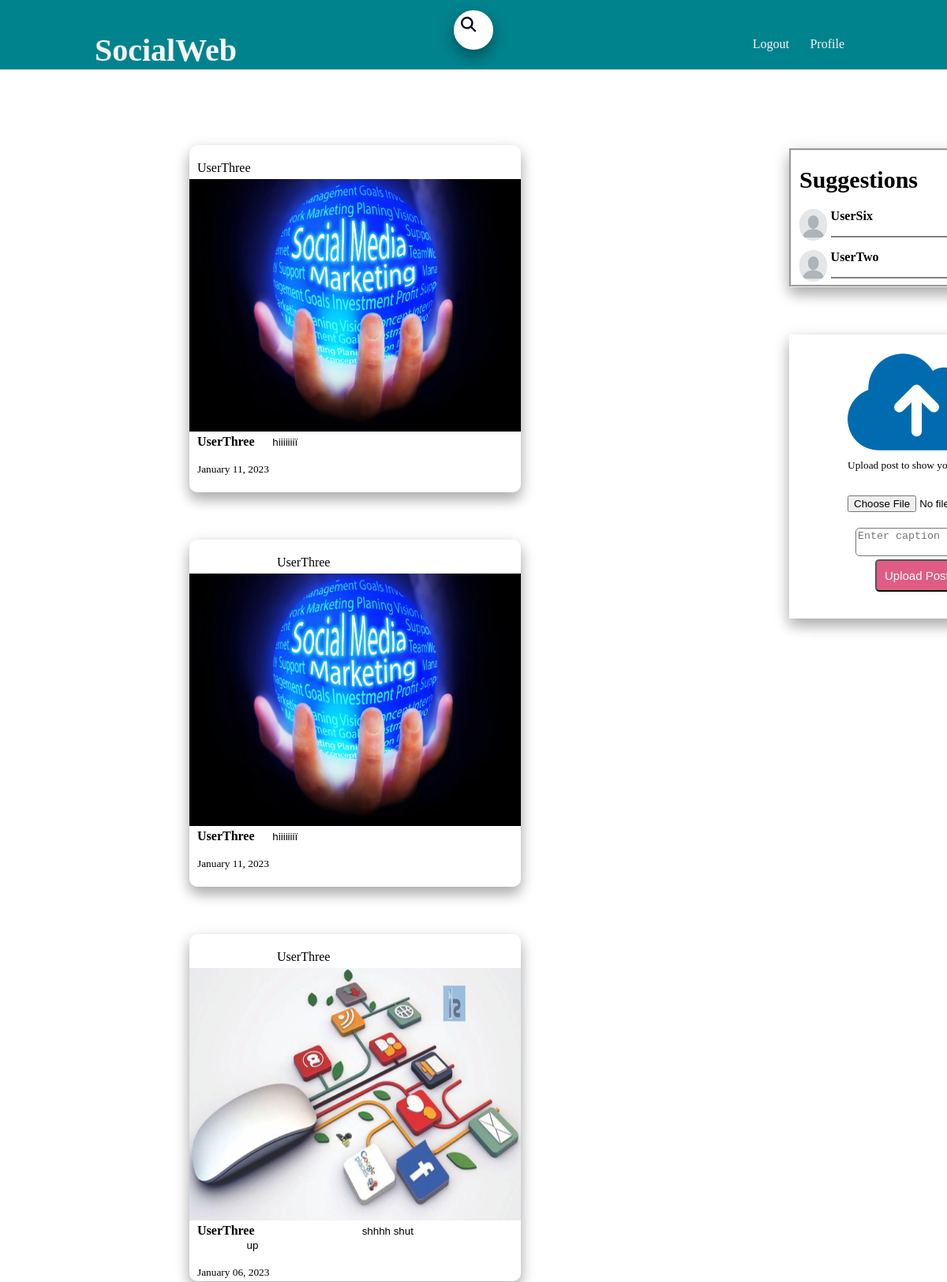
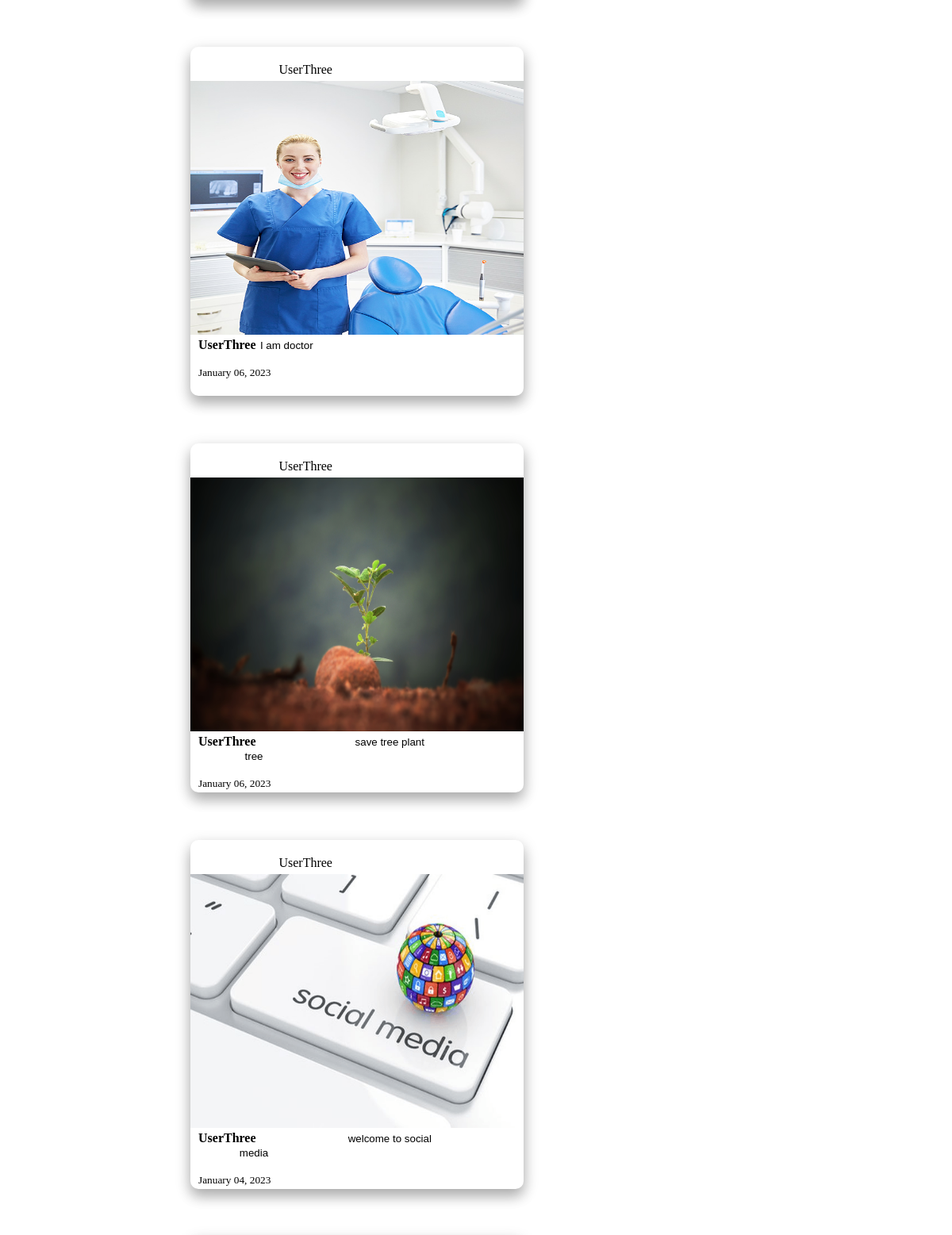
/blog_home (signed in, upper part), run on the app's committed database (2 pictures, top to bottom).
### social/models.py (models this page shows, shortened)
class Profile(models.Model):
	author = models.OneToOneField(User, related_name ='profile', on_delete=models.CASCADE)
	bio = models.TextField(default='')
	image = models.ImageField(default='default.jpg', upload_to = 'profile_pics')

class Post(models.Model):
	image = models.ImageField(default='default.jpg', upload_to = 'post_pics')
	caption = models.TextField(default='')
	date_posted = models.DateTimeField(default=timezone.now)
	total_like = models.IntegerField(default=0)
	author = models.ForeignKey(User, on_delete = models.CASCADE)

### social/views.py (the view)
# urls.py: path('blog_home', views.index, name='blog-home'),
def index(request):
    user_object = User.objects.get(username=request.user.username)
    user_profile = Profile.objects.get(author=user_object)
    user_following_list = []
    feed = []
    user_following = FollowersCount.objects.filter(follower=request.user.username)
    for users in user_following:
        user_following_list.append(users.user)
    for usernames in user_following_list:
        post_feed = Post.objects.filter(author__username=usernames).order_by('-date_posted')
        feed.append(post_feed)
    post_feed = list(chain(*feed))
    user_post_count = len(post_feed)
    all_users = User.objects.all()
    user_suggestion_list = [x for x in list(all_users) if (x not in list(user_following))]
    user_profile_list = []
    request_user = Profile.objects.get(author__username=request.user.username)
    for users in user_suggestion_list:
    	user_profile_list.append(Profile.objects.get(author__username=users))
    user_final_list = [x for x in list(user_profile_list) if x != request_user]
    random.shuffle(user_final_list)
    return render(request, 'home.html', {'user_profile': user_profile, 'posts':post_feed , 'user_profile_list':user_final_list[:2], 'user_post_count':user_post_count})

### social/templates/home.html (shortened to what this page needs)
{% extends "base.html" %}
{% block content %}
    <section>
        {% if user_post_count == 0 %}
            <img class = "no-post" src="media/no_post.jpg"/>
            <ul>
                <li style="margin-left: 80px;"><b>.</b>  Follow others to see posts</li>
                <li style="margin-left: 80px;"><b>.</b>  People you follow may not have any posts</li>
            </ul>
        {% else %}
        {% for post in posts %}
        <div class="posts">
            <a class="po" href="{% url 'profile' post.author.username %}">{{post.author}}</a>
            <br />
            <img class = "post-img1" src="{{post.image.url}}"/>
            <br />
            <strong class="username">{{post.author}}</strong><small class="caption">{{post.caption}}</small>
            <br />
            <br />
            <small class="date">{{post.date_posted|date:"F d, Y"}}</small>
        </div>
        {% endfor %}
        {% endif %}
    </section>
{% endblock content %}

### social/templates/base.html (shortened to what this page needs)
{% load static %}
{% load crispy_forms_tags %}
<!DOCTYPE html>
<html lang = 'en'>
<head>
	<link rel="stylesheet" type="text/css" href="{% static 'main.css' %}">
</head>
<body>
	<section class="head-bar">
		<nav>
            <ul>
                <li class="nav1"><h1 class = "nav1"><a href = "{% url 'blog-home' %}"><b>SocialWeb</b></a></h1></li>&nbsp;
                {% if user.is_authenticated %}
                    <li class="nav2"><a href="{% url 'logout' %}">Logout</a></li> &nbsp;
                    <li class="nav3"><a href="{% url 'profile_update' %}">Profile</a></li>
                {% else %}
                    <li class="nav2"><a href="{% url 'login' %}">Login</a></li> &nbsp;
                    <li class="nav3"><a href="{% url 'register' %}">Register</a></li>
                {% endif %}
            </ul>
		</nav>
	</section>
    <div >
        <form class = "search-form" action="search/" method="POST">
            <i class="fa fa-search"></i>
</form>
    </div>
        <div class="sugge">
            <h1 style="margin-left: 10px;">Suggestions</h1>
        {% for users in user_profile_list %}
                <p class="sugge-name"><img class = "prof-img11" src="{{users.image.url}}"/><a href="{% url 'profile' users.author %}"><b>{{users.author}}</b></a></p>
                <hr style="height:2px;border-width:0;color:gray;background-color:gray">
        {% endfor %}
    </div>
    <br>
    <br>
    <div class="upload-div">
        <form action = "upload/" method="POST" enctype="multipart/form-data">
            <fieldset style="width: 300px">
                <i class="fa-sharp fa-solid fa-cloud-arrow-up upload-icon"></i>
                <small style="font-family: serif;margin-left: 60px;">Upload post to show your friend</small>
            <input type="file" class="upload-but" id="myFile" name="post-img" required="">
            <textarea class="cap-in" name="caption" placeholder="Enter caption" required=""></textarea>
            <button class = "upload-but1" type="submit">Upload Post</button>
            </fieldset>
        </form>
    </div>
    {% block content %}{% endblock %}
</body>
</html>

### social/static/main.css (style rules this page uses)
html,body { overflow-x: hidden; margin: 0px; }
.head-bar { background-color: #01838e; overflow: hidden; background-size: cover; height: 11vh; }
.search-form { position: relative; box-shadow: 0 10px 16px 0 rgb(0 0 0 / 20%), 0 6px 20px 0 rgb(0 0 0 / 19%); left: 50%; transform: translate(-50%,-50%); transition: all 1s; width: 50px; height: 50px; background: white; box-sizing: border-box; border-radius: 25px; border: 4px solid white; padding: 5px; margin-top: -50px; }
.fa { border-radius: 50%; color: #07051a; text-align: center; font-size: 1.2em; transition: all 1s; position: absolute; }
h1 { font-size : 30px; }
li { list-style: none; }
a { color: whitesmoke; text-decoration: none; }
.nav1 { margin-left: 40px; margin-bottom: 0; font-size: 40px; color: white; }
.nav1 a { text-decoration: none; cursor: pointer; }
.nav2 { float: right; margin-top: -40px; margin-right: 200px; list-style: none; }
.nav3 { float: right; margin-top: -40px; margin-right: 130px; }
.posts { background-color: rgb(255, 255, 255); box-shadow: 0 10px 16px 0 rgb(0 0 0 / 20%), 0 6px 20px 0 rgb(0 0 0 / 19%); border-radius: 10px; width: 35%; height: 55vh; margin-left: 20%; margin-bottom: 40px; margin-top: 60px; text-align: center; }
.post-img1 { width: 100%; height: 40vh; margin-top: -5px; padding: 0px; background-position: center; }
.username { float: left; margin-left: 10px; }
.caption { margin-top: 10px; margin-right: 260px; font-family: sans-serif; }
.date { float: left; margin-bottom: 90px; margin-left: 10px; font-family: serif; }
fieldset { border: none; }
input { width: 80%; padding: 12px 20px; margin: 18px 20px; box-sizing: border-box; border-radius: 10px; }
.po { text-decoration: none; color: black; float: left; margin-top: 20px; margin-bottom: 10px; margin-left: 10px; }
.upload-div { margin-left: 1000px; box-shadow: 0 10px 16px 0 rgb(0 0 0 / 20%), 0 6px 20px 0 rgb(0 0 0 / 19%); margin-right: 100px; margin-top: 300px; height: 45vh; position: fixed; z-index: 10; }
.upload-icon { font-size: 140px; margin-left: 60px; margin-top: 10px; color: #006caf; }
.upload-but { font-size: 15px; margin-left: 40px; font-weight: 100; font-size: 10pt; }
.upload-but1 { font-size: 15px; padding: 10px 10px; background-color: #e05c84; color: white; margin-left: 95px; border-radius: 5px; cursor: pointer; }
.cap-in { margin-top: -10px; margin-left: 70px; border-radius: 5px; }
.sugge { margin-left: 1000px; box-shadow: 0 10px 16px 0 rgb(0 0 0 / 20%), 0 6px 20px 0 rgb(0 0 0 / 19%); margin-right: 100px; width: 23%; height: auto; z-index: 10; margin-bottom: auto; border-style: groove; position: fixed; margin-top: 100px; }
.sugge-name { margin-left: 10px; }
.prof-img11 { width: 13%; height: 5vh; padding: 0px; border-radius: 70px; float: left; margin-right: 5px; }
.sugge-name a { color: black; text-decoration: none; }

### data on the page
Profile: image (placeholder picture), author "UserSix"
Profile: image (placeholder picture), author "UserTwo"
Post: author "UserThree", image (picture), caption "hiiiiiiiï", date_posted "January 11, 2023"
Post: author "UserThree", image (picture), caption "hiiiiiiiï", date_posted "January 11, 2023"
Post: author "UserThree", image (picture), caption "shhhh shut up", date_posted "January 06, 2023"
Post: author "UserThree", image (picture), caption "I am doctor", date_posted "January 06, 2023"
Post: author "UserThree", image (picture), caption "save tree plant tree", date_posted "January 06, 2023"
Post: author "UserThree", image (picture), caption "welcome to social media", date_posted "January 04, 2023"
